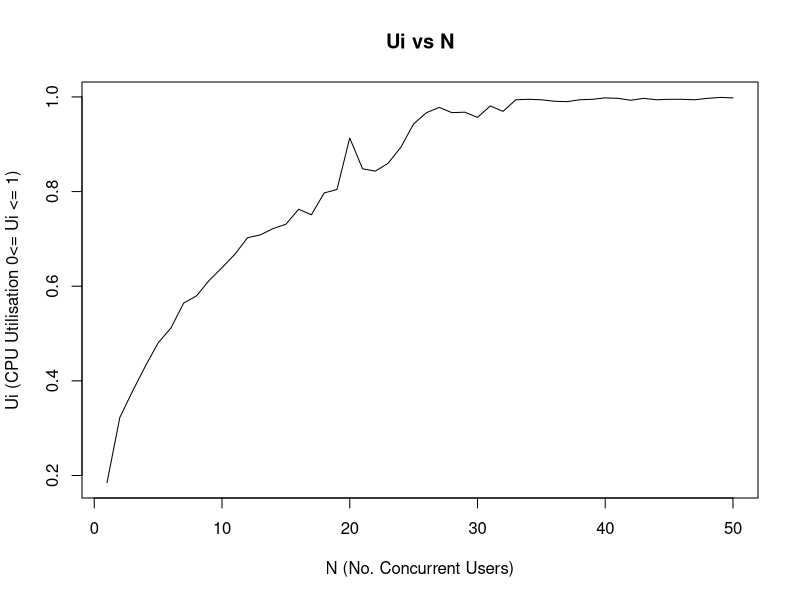

This chart was generated by the following R code: (Note: this script raises an error after producing the figure.)
# Read data from the results.dat storing it a Variable
Data <- read.table("results.dat", header = TRUE)

# Stroing each column in own Variable
# Number of Transactions
Transactions <- Data$C0

# Number of Concurrent users
ConcurrentUsers <- Data$N

#CPU Idle as percentage
CPUIdle <- Data$IDLE

# Time Variable used to store ow long the process ran for
Time <- 10

# Function used as the Ui is a 2 step process
CPUBusy <- function(cpuIdle)
{
	# need to convert to busy CPU will be as % due to MPSTAT getting Idle as %
	convertToBusy <- 100 - cpuIdle
	
	# Need to divide by 100 to get from percentage to decimal so Ui is less than or equal to 1.0
	Ui <- convertToBusy / 100
	
	# returns and auto display the Ui
	return(Ui)
}

# Display Results of CPUBusy
CPUBusy(CPUIdle)

# Summary of Ui for min,max etc 
summary(CPUBusy(CPUIdle))

# Putting the Graph to a .png, creates a png file with this name filename can be removed 
png(filename="Ui VS N.png")

# creates the Graph
plot(ConcurrentUsers,CPUBusy(CPUIdle),type="l", xlab="N (No. Concurrent Users)", ylab="Ui (CPU Utilisation 0<= Ui <= 1)", main= "Ui vs N")

# Closes the png file.
dev.off()

 

# showing the Throughput Data 
print(Throughput)

# summary of Throughput
summary(Throughput)

# Graph Throughput
png("N vs X0.png")
plot(ConcurrentUsers, Throughput, type="l",xlab="N (No. Concurrent Users)", ylab= "Throughput (TPS)",main = "Xo VS N")
dev.off()

#Sevice Demand Di = Ui / Xo second per transaction
ServiceDemand <- CPUBusy(CPUIdle) / Throughput
# Showing the Service Demand
print(ServiceDemand)

#Summary of Di
summary(ServiceDemand)

#Graph for the Service Demand
png("Di VS N.png")
plot(ConcurrentUsers, ServiceDemand,type="l",xlab="N (No. Concurrent Users)", ylab="Service Demand (Sec per transaction)", main="Di VS N")
dev.off()

# Residance Time R = N \ Ui (Little's Law) 
Residance <- ConcurrentUsers / Throughput

# Showing the Results 
print(Residance)

#Summary of the Residance
summary(Residance)

#Graph of the Residance
png("R VS N.png")
plot(ConcurrentUsers, Residance,type="l",xlab="N (No. Concurrent Users)", ylab = "Residence Time (Seconds)", main = "R VS N")
dev.off()
